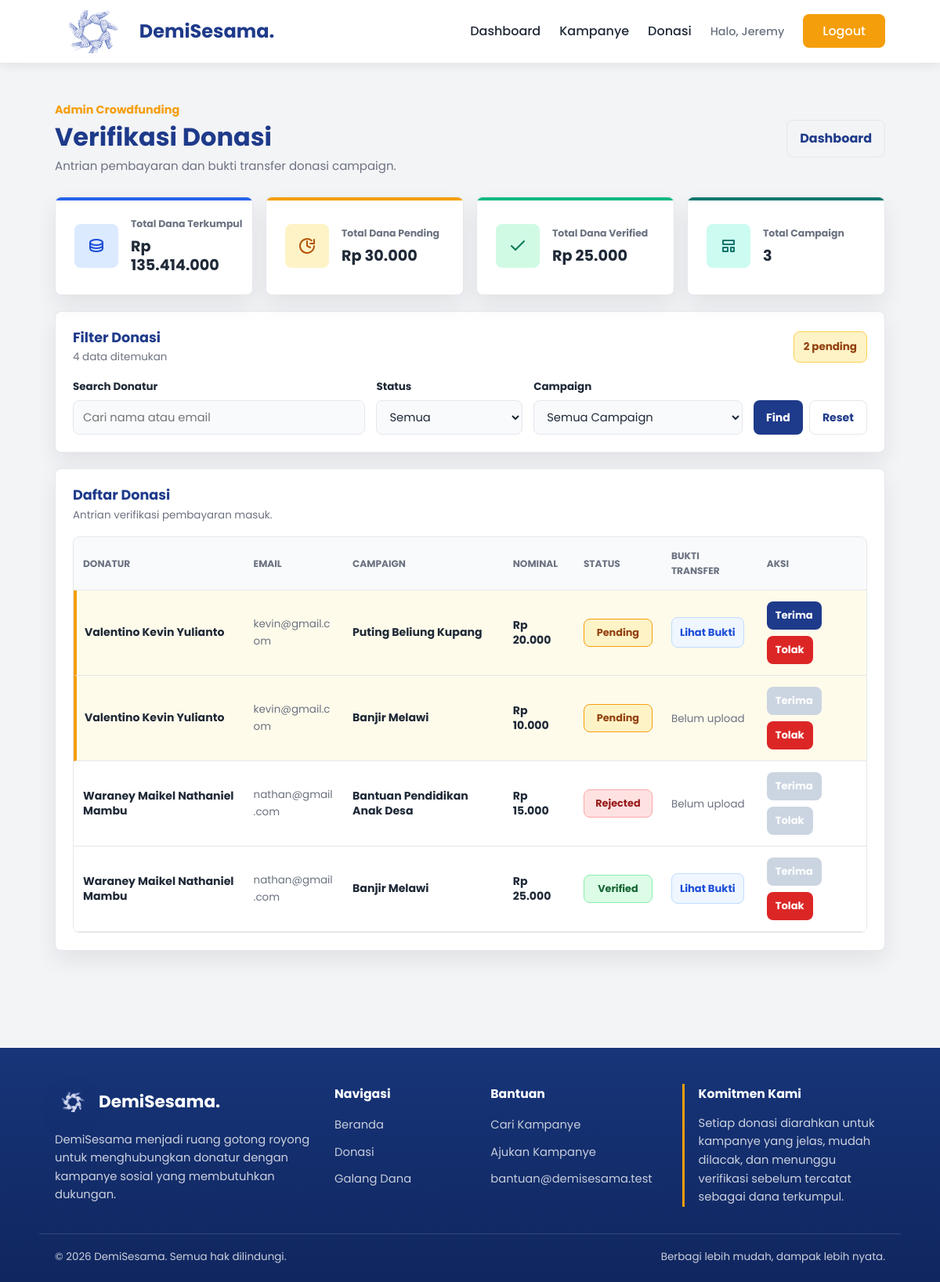
Page /admin/donasi.php (signed in) on the committed database.
### tables this page shows
CREATE TABLE `donasi` (
  `id_donasi` int(11) NOT NULL AUTO_INCREMENT,
  `id_donatur` int(11) NOT NULL,
  `id_kampanye` int(11) NOT NULL,
  `nominal_donasi` decimal(15,2) NOT NULL,
  `metode_pembayaran` varchar(50) NOT NULL,
  `pesan_dukungan` text DEFAULT NULL,
  `bukti_transfer` varchar(255) DEFAULT NULL,
  `status` enum('PENDING','VERIFIED','REJECTED','EXPIRED') DEFAULT 'PENDING',
  `waktu_donasi` timestamp NOT NULL DEFAULT current_timestamp(),
  `waktu_kadaluarsa` datetime DEFAULT NULL,
  PRIMARY KEY (`id_donasi`),
  KEY `id_donatur` (`id_donatur`),
  KEY `id_kampanye` (`id_kampanye`),
  CONSTRAINT `donasi_ibfk_1`
    FOREIGN KEY (`id_donatur`)
    REFERENCES `donatur` (`id_donatur`)
    ON DELETE CASCADE,
  CONSTRAINT `donasi_ibfk_2`
    FOREIGN KEY (`id_kampanye`)
    REFERENCES `kampanye` (`id_kampanye`)
    ON DELETE CASCADE
);

CREATE TABLE `donatur` (
  `id_donatur` int(11) NOT NULL AUTO_INCREMENT,
  `nama_lengkap` varchar(50) NOT NULL,
  `email` varchar(50) NOT NULL,
  `nomor_telepon` varchar(15) NOT NULL,
  `password` varchar(50) NOT NULL,
  PRIMARY KEY (`id_donatur`)
);

CREATE TABLE `kampanye` (
  `id_kampanye` int(11) NOT NULL AUTO_INCREMENT,
  `id_penyelenggara` int(11) NOT NULL,
  `judul_kampanye` varchar(100) NOT NULL,
  `kategori` varchar(50) NOT NULL,
  `lokasi` varchar(100) NOT NULL,
  `deskripsi` varchar(1000) NOT NULL,
  `target_dana` int(15) NOT NULL,
  `dana_terkumpul` int(15) NOT NULL DEFAULT 0,
  `batas_waktu` date NOT NULL,
  `gambar_poster` varchar(255) NOT NULL,
  `status` ENUM('pending', 'approved', 'rejected', 'completed') NOT NULL DEFAULT 'pending',
  PRIMARY KEY (`id_kampanye`),
  KEY `id_penyelenggara` (`id_penyelenggara`),
  CONSTRAINT `kampanye_ibfk_1`
    FOREIGN KEY (`id_penyelenggara`)
    REFERENCES `penyelenggara` (`id_penyelenggara`)
    ON DELETE CASCADE
    ON UPDATE CASCADE
);

### admin/donasi.php (the view, shortened to what the rows shown need)
<?php
require_once("../components/db_conn.php");
require_once("../components/auth.php");
require_once("../components/admin_service.php");
$admin_id = currentAdminId();
$status_filter = trim($_GET['status'] ?? '');
$search_query = trim($_GET['q'] ?? '');
$campaign_filter = filter_input(INPUT_GET, 'campaign', FILTER_VALIDATE_INT);
$campaign_filter = $campaign_filter ? (int) $campaign_filter : 0;
$filter_params = [];
$filter_query = http_build_query($filter_params);
$form_action = url_for('admin/donasi.php' . ($filter_query !== '' ? '?' . $filter_query : ''));
$donations = getManagedDonations($conn, $admin_id, $status_filter, $search_query, $campaign_filter);
?>
<!DOCTYPE html>
<html lang="id">
<head>
    <link rel="stylesheet" href="<?php echo asset_url('css/global.css?v=3'); ?>">
    <link rel="stylesheet" href="<?php echo asset_url('css/form.css?v=3'); ?>">
    <link rel="stylesheet" href="<?php echo asset_url('css/admin.css?v=4'); ?>">
</head>
<body>
    <main class="admin-page verification-page">
        <div class="container">
            <div class="admin-heading verification-heading">
                <div>
                    <h1>Verifikasi Donasi</h1>
                </div>
            </div>
            <section class="verification-filter-panel">
                <div class="verification-filter-head">
                    <div>
                        <h2>Filter Donasi</h2>
                    </div>
                </div>
            </section>
            <section class="verification-table-panel daftar-donasi-panel">
                <div class="verification-table-head daftar-donasi-head">
                    <div>
                        <h2>Daftar Donasi</h2>
                    </div>
                </div>
                <div class="verification-table-wrap daftar-donasi-wrap">
                    <table class="verification-table daftar-donasi-table">
                        <thead>
                            <tr>
                                <th>Donatur</th>
                                <th>Email</th>
                                <th>Campaign</th>
                                <th>Nominal</th>
                                <th>Status</th>
                                <th>Bukti Transfer</th>
                                <th>Aksi</th>
                            </tr>
                        </thead>
                        <tbody>
                            <?php foreach ($donations as $donasi): ?>
                                <?php
                                    $status = (string) $donasi['status'];
                                    $status_class = preg_replace('/[^a-z0-9_-]/', '', strtolower($status));
                                    $is_pending = $status === 'PENDING';
                                    $has_proof = !empty($donasi['bukti_transfer']);
                                    $can_accept = $has_proof && $status !== 'VERIFIED';
                                    $can_reject = $status !== 'REJECTED';
                                ?>
                                <tr class="<?php echo $is_pending ? 'verification-row-pending daftar-donasi-row-pending' : 'daftar-donasi-row'; ?>">
                                    <td class="verification-donor">
                                        <strong><?php echo e($donasi['nama_lengkap']); ?></strong>
                                    </td>
                                    <td>
                                        <span class="verification-email"><?php echo e($donasi['email']); ?></span>
                                    </td>
                                    <td>
                                        <strong class="verification-campaign"><?php echo e($donasi['judul_kampanye']); ?></strong>
                                    </td>
                                    <td>
                                        <strong class="verification-amount"><?php echo formatRupiah($donasi['nominal_donasi']); ?></strong>
                                    </td>
                                    <td>
                                        <span class="verification-status-badge status-<?php echo e($status_class); ?>">
                                            <?php echo e(ucfirst(strtolower($status))); ?>
                                        </span>
                                    </td>
                                    <td>
                                        <?php if ($has_proof): ?>
                                            <a class="verification-proof-link" href="<?php echo e(asset_url($donasi['bukti_transfer'])); ?>" target="_blank" rel="noopener">
                                                Lihat Bukti
                                            </a>
                                        <?php else: ?>
                                            <span class="verification-muted">Belum upload</span>
                                        <?php endif; ?>
                                    </td>
                                    <td>
                                        <form method="POST" action="<?php echo e($form_action); ?>" class="verification-actions">
                                            <button class="verification-btn verification-btn-accept" type="submit" name="action" value="verify" <?php echo $can_accept ? '' : 'disabled'; ?>>
                                                Terima
                                            </button>
                                            <button class="verification-btn verification-btn-reject" type="submit" name="action" value="reject" <?php echo $can_reject ? '' : 'disabled'; ?>>
                                                Tolak
                                            </button>
                                        </form>
                                    </td>
                                </tr>
                            <?php endforeach; ?>
                        </tbody>
                    </table>
                </div>
            </section>
        </div>
    </main>
</body>
</html>

### rows in the picture
donasi: id_donatur.nama_lengkap "Valentino Kevin Yulianto", id_donatur.email "kevin@gmail.com", id_kampanye.judul_kampanye "Puting Beliung Kupang", nominal_donasi "Rp 20.000", status "Pending"
donasi: id_donatur.nama_lengkap "Valentino Kevin Yulianto", id_donatur.email "kevin@gmail.com", id_kampanye.judul_kampanye "Banjir Melawi", nominal_donasi "Rp 10.000", status "Pending", shows "Belum upload"
donasi: id_donatur.nama_lengkap "Waraney Maikel Nathaniel Mambu", id_donatur.email "nathan@gmail.com", id_kampanye.judul_kampanye "Bantuan Pendidikan Anak Desa", nominal_donasi "Rp 15.000", status "Rejected", shows "Belum upload"
donasi: id_donatur.nama_lengkap "Waraney Maikel Nathaniel Mambu", id_donatur.email "nathan@gmail.com", id_kampanye.judul_kampanye "Banjir Melawi", nominal_donasi "Rp 25.000", status "Verified"

### other values in the picture
$nama_pertama_pengelola_nav "Jeremy"
formatRupiah($summary['collected_total']) "Rp 135.414.000"
formatRupiah($summary['pending_total']) "Rp 30.000"
formatRupiah($summary['verified_total']) "Rp 25.000"
$summary['kampanye'] "3"
count($donations) "4"
$summary['pending'] "2"
